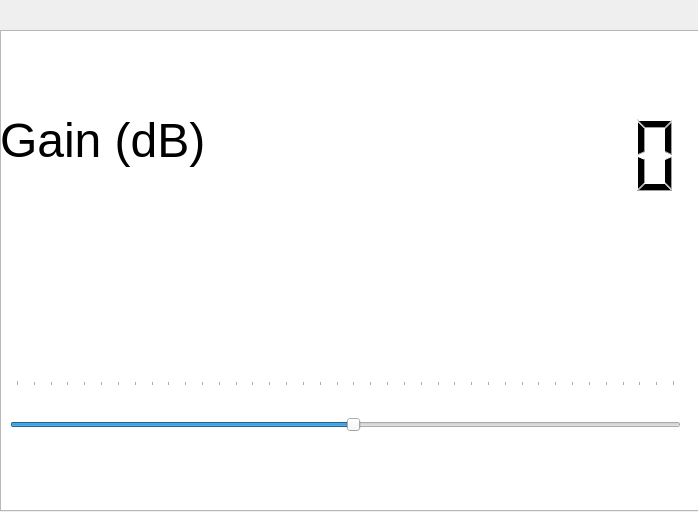
<?xml version="1.0" encoding="UTF-8"?>
<ui version="4.0">
 <class>Form</class>
 <widget class="QWidget" name="Form">
  <property name="geometry">
   <rect>
    <x>0</x>
    <y>0</y>
    <width>698</width>
    <height>512</height>
   </rect>
  </property>
  <property name="windowTitle">
   <string>Form</string>
  </property>
  <widget class="QTableView" name="tableView">
   <property name="geometry">
    <rect>
     <x>0</x>
     <y>30</y>
     <width>701</width>
     <height>481</height>
    </rect>
   </property>
  </widget>
  <widget class="QLabel" name="label">
   <property name="geometry">
    <rect>
     <x>0</x>
     <y>70</y>
     <width>451</width>
     <height>141</height>
    </rect>
   </property>
   <property name="text">
    <string>&lt;html&gt;&lt;head/&gt;&lt;body&gt;&lt;p&gt;&lt;span style=&quot; font-size:36pt;&quot;&gt;Gain (dB)&lt;/span&gt;&lt;/p&gt;&lt;/body&gt;&lt;/html&gt;</string>
   </property>
   <property name="textFormat">
    <enum>Qt::AutoText</enum>
   </property>
  </widget>
  <widget class="QSlider" name="horizontalSlider">
   <property name="geometry">
    <rect>
     <x>10</x>
     <y>380</y>
     <width>671</width>
     <height>81</height>
    </rect>
   </property>
   <property name="minimum">
    <number>-20</number>
   </property>
   <property name="maximum">
    <number>19</number>
   </property>
   <property name="singleStep">
    <number>0</number>
   </property>
   <property name="orientation">
    <enum>Qt::Horizontal</enum>
   </property>
   <property name="tickPosition">
    <enum>QSlider::TicksAbove</enum>
   </property>
   <property name="tickInterval">
    <number>1</number>
   </property>
  </widget>
  <widget class="QLCDNumber" name="lcdNumber">
   <property name="geometry">
    <rect>
     <x>460</x>
     <y>70</y>
     <width>221</width>
     <height>171</height>
    </rect>
   </property>
   <property name="font">
    <font>
     <family>Mongolian Baiti</family>
     <pointsize>6</pointsize>
    </font>
   </property>
   <property name="frameShape">
    <enum>QFrame::NoFrame</enum>
   </property>
   <property name="smallDecimalPoint">
    <bool>false</bool>
   </property>
  </widget>
 </widget>
 <resources/>
 <connections/>
</ui>
